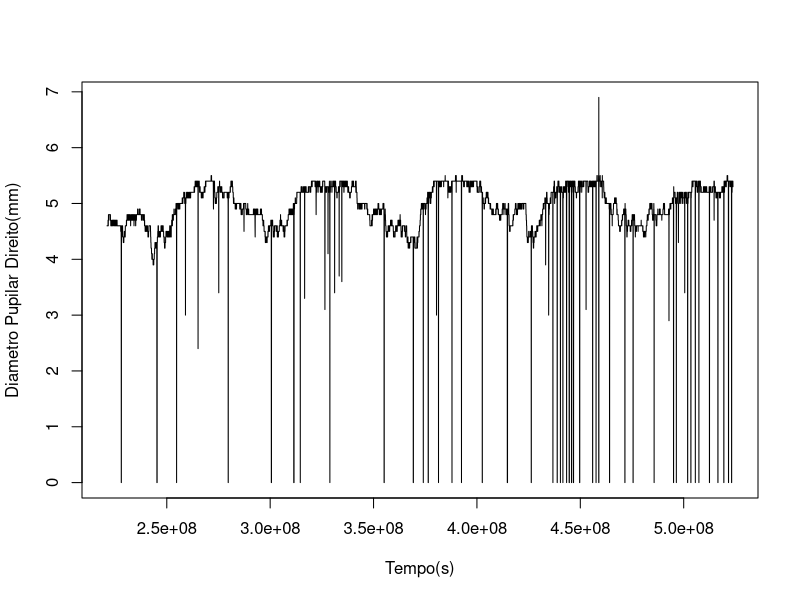
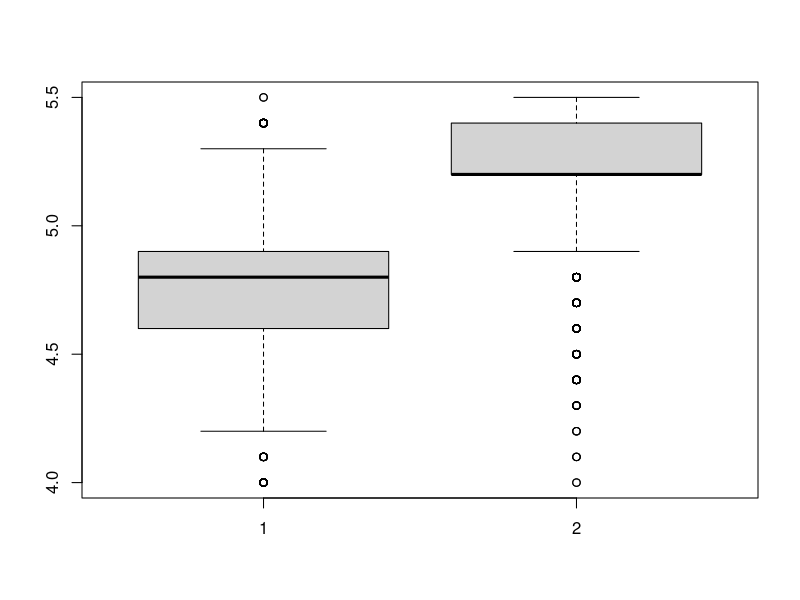
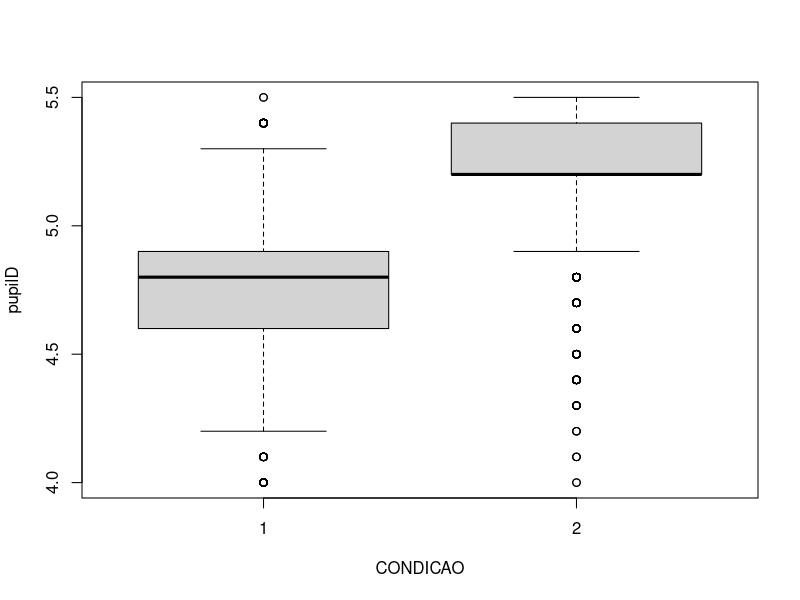
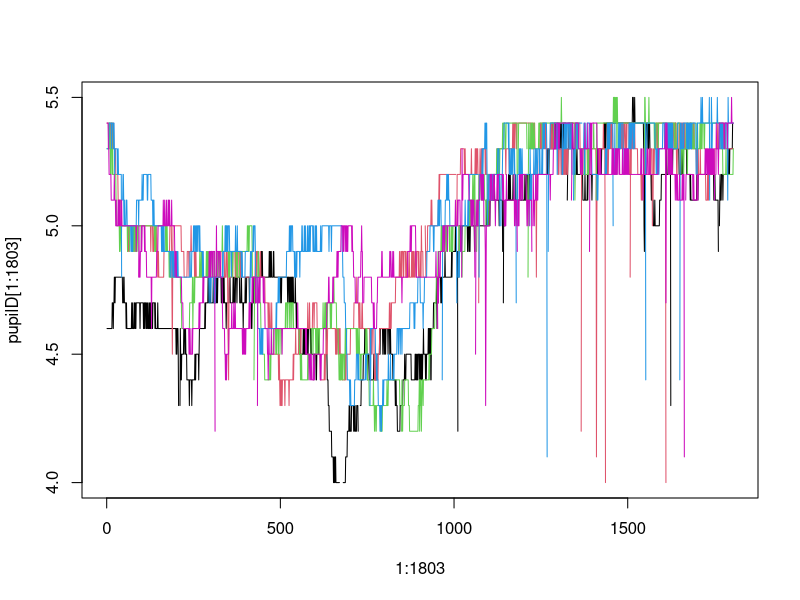
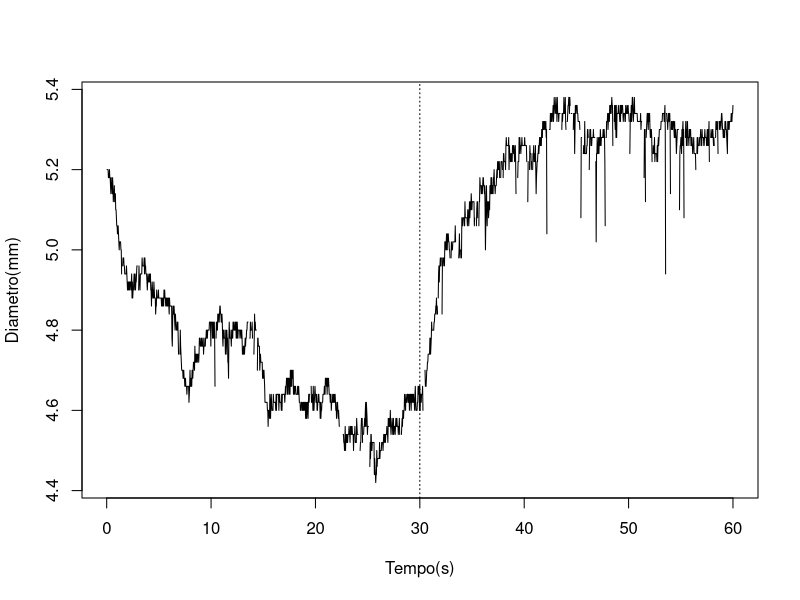

Here is the R script that generated these plots, in order:
## ---- chunk 1
#leitura de dados
dados=read.table("dadosEYE.txt",header=TRUE,sep=";")

dim(dados)
## ---- chunk 2
head(dados)

## ---- chunk 3
#Leia os nomes das colunas 
colnames(dados)
## ---- chunk 4
#Tomando os 10 primeiros números
dados[1:10,1]
## ---- chunk 5
#Identificamos a diferença entre um elemento menos o #anterior, para isso usamos o comando "diff" para ter 
diff(dados[,1])
## ---- chunk 6
DIFF = mean(diff(dados$RecordingTime..ms.))

#A taxa de amostragem em Hertz é dada por:
HZ=1000*1/DIFF

## ---- chunk 7
#Fazer o grafico
plot(dados$RecordingTime..ms.*1000,
  dados$Pupil.Diameter.Right..mm.,type="l",xlab="Tempo(s)",
  ylab="Diametro Pupilar Direito(mm)")
## ---- chunk 8
#Sinal do diametro da pupila direita
pupilD=dados$Pupil.Diameter.Right..mm.

#Detectar outliers, piscadas e missing data
IX=which(pupilD<4 | pupilD>6)
pupilD[IX]=NA
## ---- chunk 9
CONDICAO = array(1, length(pupilD))
## ---- chunk 10
inicio = ceiling(HZ*30)
final = ceiling((HZ*30)+(HZ*30))
## ---- chunk 11
#Colocar 2 nas caselas durante os periodos de subtracao mental
CONDICAO[902:1803]=2
CONDICAO[2706:3607]=2
CONDICAO[4510:5411]=2
CONDICAO[6314:7215]=2
CONDICAO[8118:9019]=2

## ---- chunk 12
#Boxplot do diametro de pupila nas duas condicoes
#os proximos 2 comandos sao equivalentes
boxplot(pupilD[which(CONDICAO==1)],pupilD[which(CONDICAO==2)])
boxplot(pupilD~CONDICAO)
## ---- chunk 13
plot(1:1803,pupilD[1:1803],type="l")
lines(1:1804,pupilD[1804:3607],col=2)
lines(1:1804,pupilD[3608:5411],col=3)
lines(1:1804,pupilD[5412:7215],col=4)
lines(1:1804,pupilD[7216:9019],col=6)
## ---- chunk 14
#calcular a curva media
MEDIA=(pupilD[1:1804]+pupilD[1804:3607]+pupilD[3608:5411]+pupilD[5412:7215]+pupilD[7216:9019])/5

plot(60*(1:1804)/1804,MEDIA,type="l",xlab="Tempo(s)",ylab="Diametro(mm)")
abline(v=30,lty=3)
